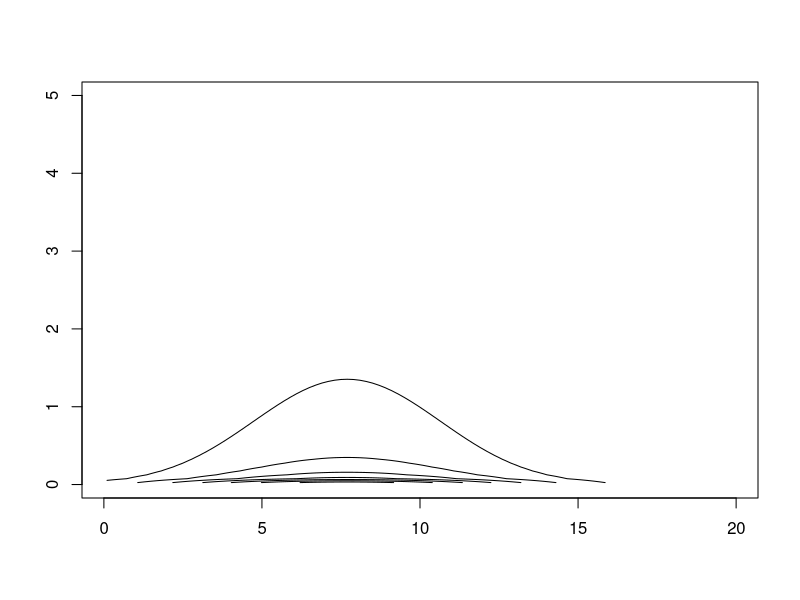

R code for this plot:
data <- read.table("../SAT.dat",header = TRUE)

logpost.mutau <- function(mu, tau, y=data$esteffect, sig=data$seeffect){
	logprior <- -log(tau)/2
	loglike  <- sum(log(dnorm(y, mean=mu, sd=sqrt(sig^2 + tau))))
	logpost <- logprior + loglike
	return(logpost)
}

mugrid <- ppoints(100)*20 # mu between 0 and 
taugrid <- ppoints(100)*5 #per the hint

logpost <- matrix(NA,100,100)
for (i in 1:100){ 
  for (j in 1:100){
    logpost[i,j] <- logpost.mutau(mugrid[i],taugrid[j])
  }
}

post <- exp(logpost-max(logpost))
post <- post/sum(post)

contour(mugrid,taugrid,post, drawlabels=FALSE)